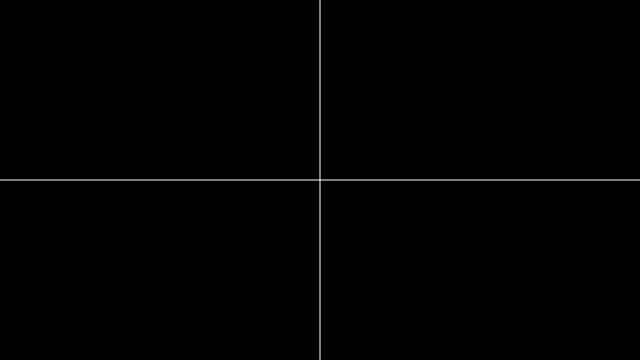
Frame 1 (no input)
Frame 60 (no input): identical to frame 1, image omitted
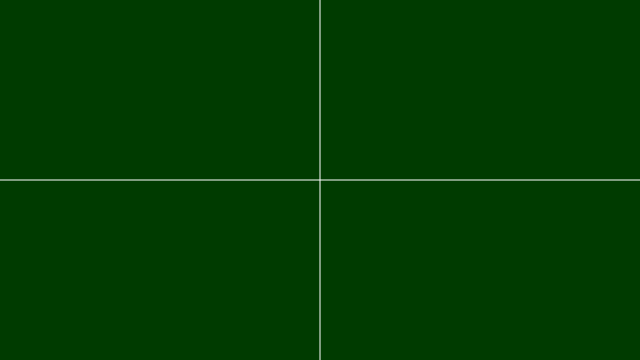
Frame 120 (the mouse pressed at the canvas centre since frame 60)

The p5.js sketch that drew these frames (run headless with seeded random() and noise() and a simulated clock; from frame 60 on, the mouse is pressed at the canvas centre):

// p5.js sketch
// ── sketch.js
// Learning Processing
// Daniel Shiffman
// http://www.learningprocessing.com

// Example 5-2: More conditionals

// Three variables for the background color.
var r = 0;
var b = 0;
var g = 0;

function setup() {
  createCanvas(640,360);
}

function draw() {
  // Color the background and draw lines to divide the window in quadrants.
  background(r,g,b);  
  stroke(255);
  line(width/2,0,width/2,height);
  line(0,height/2,width,height/2);
  
  // If the mouse is on the right hand side of the window, increase red.  
  // Otherwise, it is on the left hand side and decrease red.
  if (mouseX > width/2) {
    r = r + 1; 
  } else {
    r = r - 1;
  }
  
  // If the mouse is on the bottom of the window, increase blue.  
  // Otherwise, it is on the top and decrease blue.
  if (mouseY > height/2) {
    b = b + 1; 
  } else {
    b = b - 1; 
  }
  
  // If the mouse is pressed (using the system variable mousePressed)
  if (mouseIsPressed) {
    g = g + 1; 
  } else {
    g = g - 1; 
  }  
  
  // Constrain all color values to between 0 and 255.
  r = constrain(r,0,255);
  g = constrain(g,0,255);
  b = constrain(b,0,255);
}
